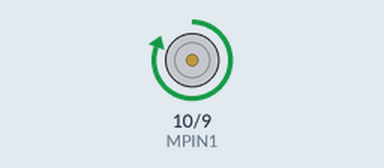
Bench run of a sketch on a simulated Arduino Uno, built with avr-gcc and run on an emulated ATmega328P. Shown: motor-driver pin pairs drawn as motors (green arrow = first pin HIGH = forward, orange = second pin HIGH = backward, longer = more drive).

Above: at 0.5 s.
Timing chart, 0 to 4.6 s (numbered marks = the images above):
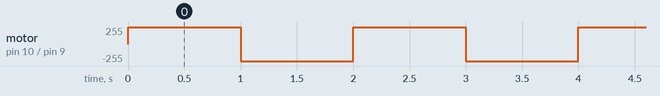

The sketch:

MOTOR_ARDUNIO_transistor.ino
```cpp
int MPIN1 = 10;
int MPIN2 = 9;
void setup()
{
  // initialize the digital pin as an output.
  pinMode(MPIN1, OUTPUT);
  pinMode(MPIN2, OUTPUT);
}

void loop()
{
  digitalWrite(MPIN1, HIGH);   // turn the LED on (HIGH is the voltage level)
  digitalWrite(MPIN2, LOW);
  delay(1000);               // wait for a second
  digitalWrite(MPIN1, LOW);    // turn the LED off by making the voltage LOW
  digitalWrite(MPIN2, HIGH);
  delay(1000);               // wait for a second
}
```

Measured:
- by itself, motor on pin 10 (MPIN1) / pin 9 (MPIN2): alternates forward 255/255 for 1.0 s and backward 255/255 for 1.0 s
